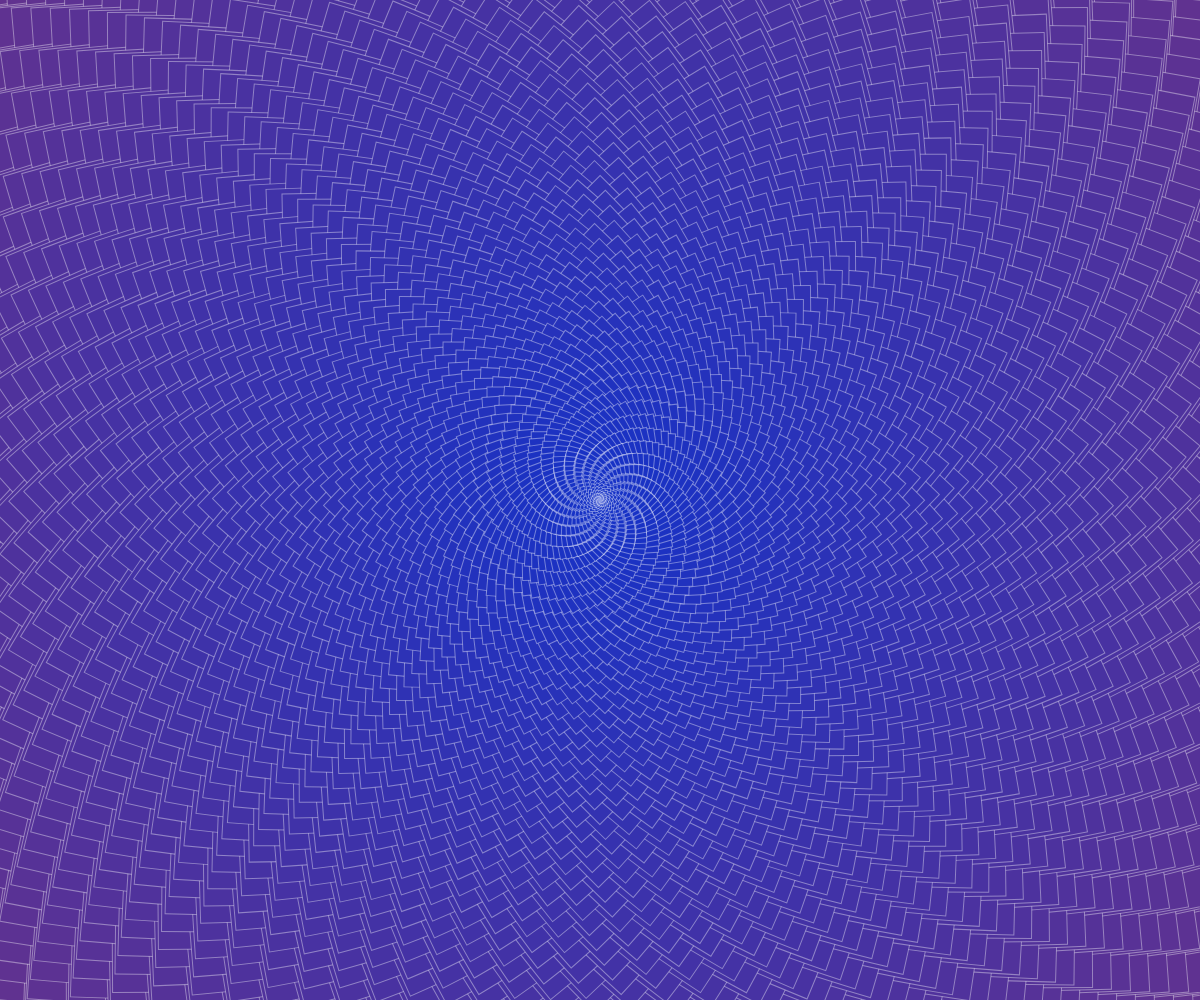
Frame 1 (no input)
Frame 60 (no input): identical to frame 1, image omitted
Frame 120 (the mouse pressed at the canvas centre since frame 60): identical to frame 1, image omitted

The p5.js sketch that drew this single still picture (run headless with seeded random() and noise() and a simulated clock; from frame 60 on, the mouse is pressed at the canvas centre):

// p5.js sketch
// ── sketch.js
let degwade;

function setup() {
  createCanvas(windowWidth, windowHeight);
  degwade = circularGradiant(width, height, 156, 50, 100, 20, 50, 200);
}

function draw() {
  background(255);
  image(degwade, 0, 0, width, height);
}


function linearGradiant(w, h, r1, v1, b1, r2, v2, b2){
  let graphic = createGraphics(w, h);
  for(let compteur = 0 ; compteur < h ; compteur++ ){
    let red = map(compteur, 0, h,   r1, r2);
    let green = map(compteur, 0, h, v1, v2);
    let blue = map(compteur, 0, h,  b1, b2);
    graphic.stroke(red, green, blue);
    graphic.line(0, compteur, w, compteur);
  }
  return graphic;
}



function circularGradiant(w, h, r1, v1, b1, r2, v2, b2){
  let graphic = createGraphics(w, h);
  h = h * 2;
  graphic.rectMode(CENTER);
  graphic.translate(graphic.width/2, graphic.height/2);
  for(let compteur = 0 ; compteur < h ; compteur++ ){
    let red = map(compteur, 0, h,   r1, r2);
    let green = map(compteur, 0, h, v1, v2);
    let blue = map(compteur, 0, h,  b1, b2);
    graphic.fill(red, green, blue);
    graphic.stroke(255, 100);
    graphic.rotate(0.3);

    graphic.rect(0, 0, h-compteur, h-compteur);
  }
  return graphic;
}
